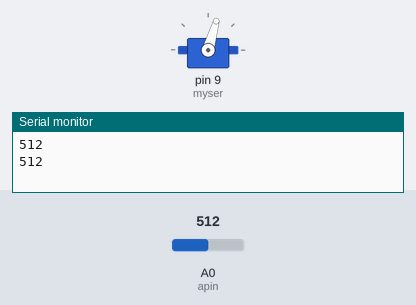
A sketch run on a simulated Arduino Uno, built with avr-gcc and run on an emulated ATmega328P. On the bench: servo, the last lines printed to the serial monitor. The test bench sets the inputs (shaded band); at power-on: A0 (apin) = 512.

Above: at 4.4 s.
4.5 s: A0 (apin) set to 0
At 4.68 s:
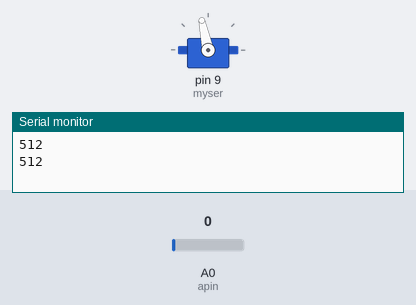
At 7.6 s:
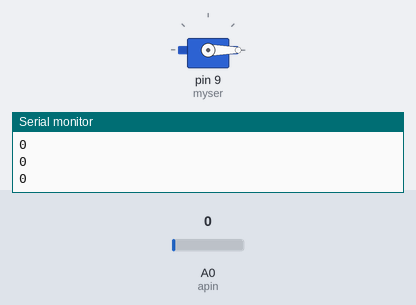
9.1 s: A0 (apin) set to 122
At 9.57 s:
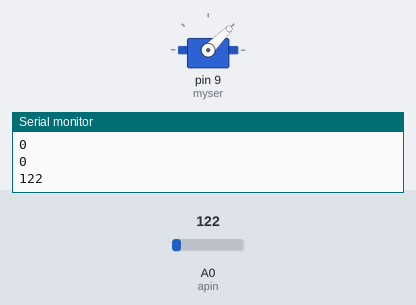
Timing chart, 0 to 19.7 s (numbered marks = the images above; inputs shaded):
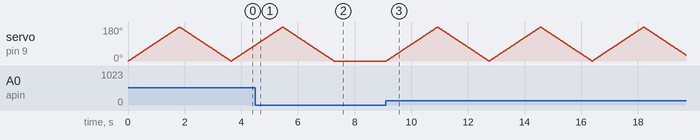

Measured:
- after the input at 4.5 s, servo on pin 9 (myser): goes on until 7.3 s, then stays 0°

The sketch:

Google_Dino.ino
```cpp
#include <Servo.h>
int apin = A0;
int val = 0;
int i=0;
Servo myser;
void setup() {
  // put your setup code here, to run once:
  Serial.begin(9600);
  myser.attach(9);
}

void loop() {
  // put your main code here, to run repeatedly:
  apin = analogRead(apin);
  Serial.println(apin);
  if(apin>0){
    for(i=0;i<180;i++){
      myser.write(i);
      delay(10);
    }
    for(i=180;i>=0;i--){
      myser.write(i);
      delay(10);
    }
  }
}
```
